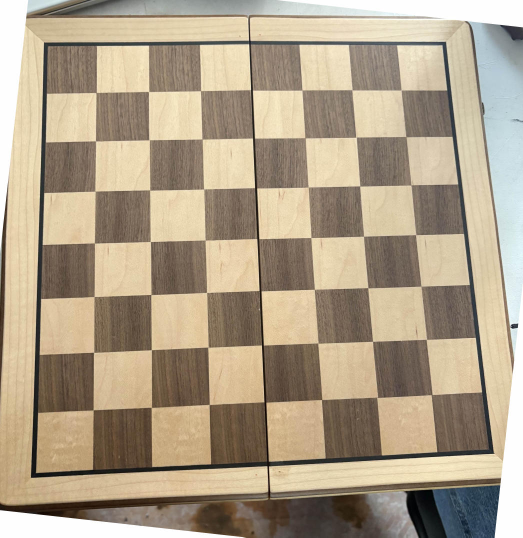
#> input picture IEEE_CV_Image_Slicing/board1.jpg, 1046 x 1075 px (shown at 1/2 size)
$ python 'image_slicing .py'
#> lines starting #> are read from the running program, lines starting #| are printed output that depends on the picture; after the words box and inside, x2 and y2 are one past the last pixel; in counts of white or black regions, pixels touching at a corner belong together
#Image Slicing Role 1: "The Line Detective" (Masood Quraishi)


import cv2
import numpy as np
import matplotlib.pyplot as plt
#import pandas as pd


#Storing the Chess Board Image
img =cv2.imread("board1.jpg")
#> img is the input picture: shape (1075, 1046, 3); mean B, G, R 137.2, 159.9, 174.7
resize_img=cv2.resize(img,(860,860))  # Changing The resolution

rgb_image=cv2.cvtColor(resize_img,cv2.COLOR_BGR2RGB)
gry_image=cv2.cvtColor(resize_img,cv2.COLOR_BGR2GRAY)

plt.imshow(rgb_image) #Plotting the image on a graph
cv2.imshow("Gray_Scale",gry_image)             #Converstion of RGB to GRAY Scale

# Gaussian Blur Image Coversion
gaussian_blur=cv2.GaussianBlur(gry_image,(11,11),0)
plt.imshow(gaussian_blur,cmap="gray")
cv2.imshow("Gaussian_Blur",gaussian_blur)         # Now Converting Gray Scale to Gaussian Blur

#OTSU Threshold (Converting the image into binary that is Black and White)
ret,otsu_binary=cv2.threshold(gaussian_blur,0,255,cv2.THRESH_BINARY+cv2.THRESH_OTSU)
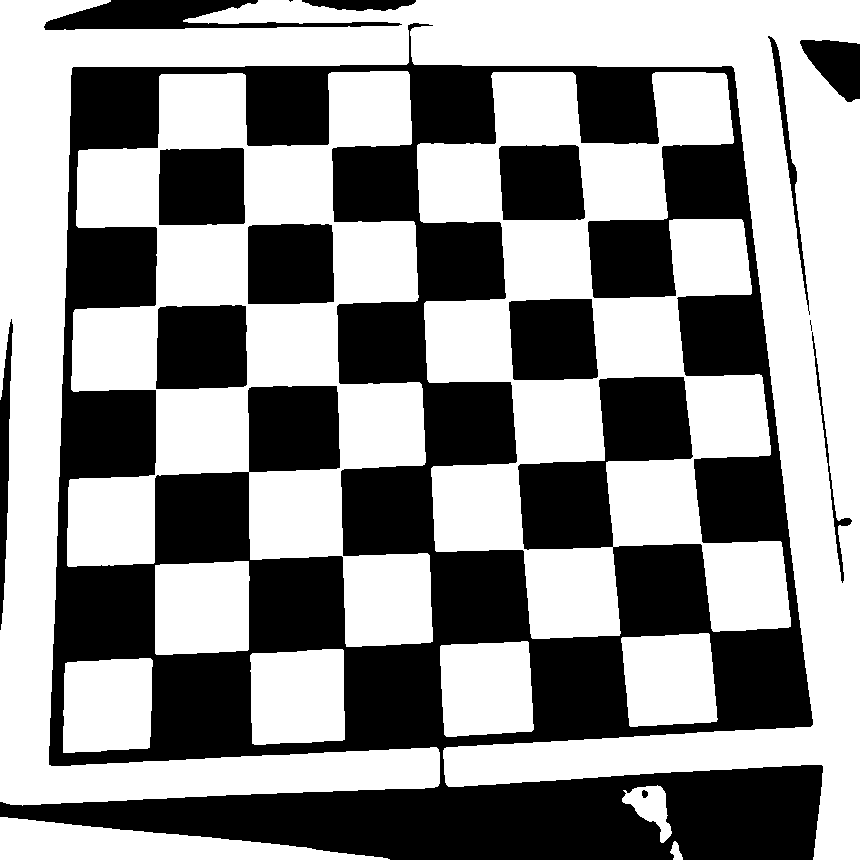
#> otsu_binary: shape (860, 860); 57.2% white; 15 black regions (2 under 20 px), largest, box (x1, y1, x2, y2) and area: (0, 23, 823, 860) 271320, (156, 305, 247, 389) 7340, (248, 224, 334, 304) 6731
#> ret = 154
plt.imshow(otsu_binary,cmap="gray")
cv2.imshow("OTSU_Threshold",otsu_binary)       # Now Converting Gaussian Blur to OTSU Threshold

#Canny Edge Detection
canny=cv2.Canny(otsu_binary,20,255)
#> canny: shape (860, 860); 2.4% white in thin lines or dots
plt.imshow(canny,cmap="gray")
cv2.imshow("Canny_Edge",canny)           # Implementing Canny Edge Dectection on the Board

#Dilation
dil=np.ones((7,7),np.uint8)
img_dilation=cv2.dilate(canny,dil,iterations=1)
#> img_dilation: shape (860, 860); 16.9% white; 8 white regions, largest, box (x1, y1, x2, y2) and area: (0, 0, 826, 860) 108628, (765, 33, 855, 586) 6483, (0, 813, 393, 860) 2979
plt.imshow(img_dilation,cmap="gray")
cv2.imshow("Dilation1",img_dilation)    # Dilating after Board Edge Detection


#Hough Lines
lines=cv2.HoughLinesP(img_dilation,1,np.pi/180,threshold=200,minLineLength=100,maxLineGap=50)
#> lines = 192 rows, first 6: [6, 807, 825, 764], [2, 806, 825, 763], [20, 808, 825, 766], [61, 306, 810, 293], [240, 1, 254, 844], [46, 767, 815, 727]
if lines is not None:
    for i, line in enumerate(lines):
        x1,y1,x2,y2=line[0]

        cv2.line(img_dilation,(x1,y1),(x2,y2),(255,255,255),2)
#> this loop made 192 passes
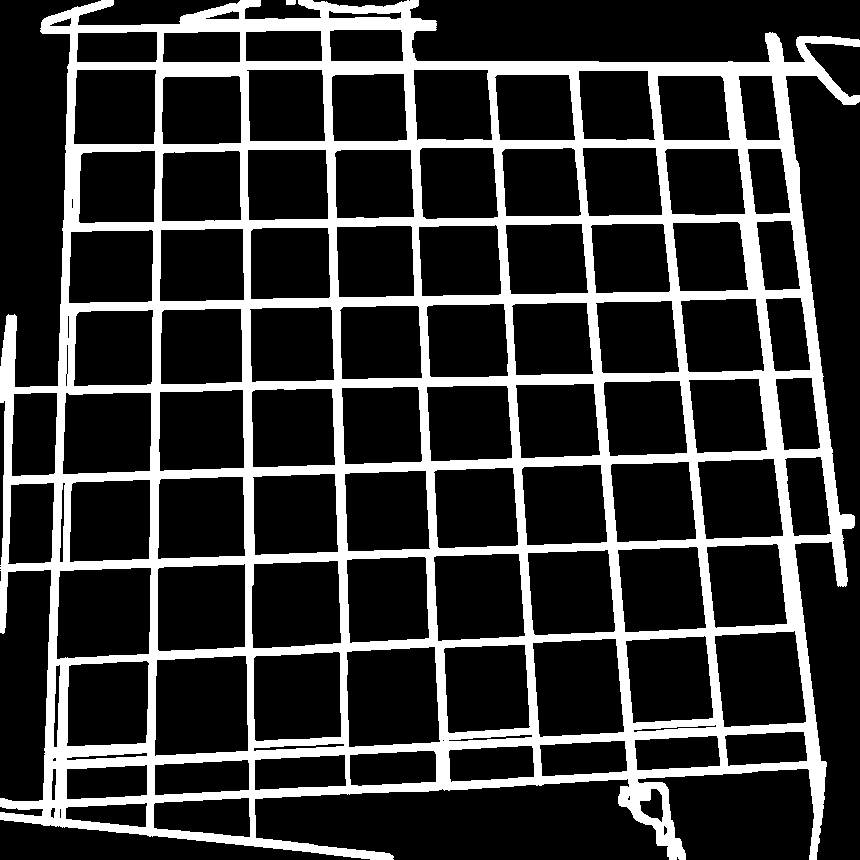
#> img_dilation: shape (860, 860); 21.1% white; 2 white regions, box (x1, y1, x2, y2) and area: (0, 0, 860, 860) 155848, (286, 0, 296, 5) 49

plt.imshow(img_dilation,cmap="gray")
cv2.imshow("Hough_Lines",img_dilation)    # Adding the Lines on Chess Board

#Dilation Again after Hough Lines
dil=np.ones((3,3),np.uint8)
img_dilation_2=cv2.dilate(img_dilation,dil,iterations=1)
#> img_dilation_2: shape (860, 860); 25.5% white; 1 white region

plt.imshow(img_dilation_2,cmap="gray")
cv2.imshow("Dilation2",img_dilation_2)  # Doing Dilation Again after adding lines on Chess Board


# Role 2: Neve Turner: Find and Filter Contours

#Find all the contours from the dilated image
board_contours, hierarchy = cv2.findContours(img_dilation_2, cv2.RETR_TREE, cv2.CHAIN_APPROX_SIMPLE)
#> board_contours = 107 contours, 11 with area under 20; largest, box (x1, y1, x2, y2) and area: (0, 0, 860, 860) 597466, (155, 656, 248, 755) 8470, (347, 647, 439, 747) 8270, (57, 568, 151, 659) 7736, (533, 639, 624, 737) 7647

# List will store center coordinates and corner points of detected squares
square_centers = list()

board_squared = canny.copy()

# Iterate through all detected contours
for contour in board_contours:
    if 4000 < cv2.contourArea(contour) < 20000:
        epsilon = 0.02 * cv2.arcLength(contour, True)
        approx = cv2.approxPolyDP(contour, epsilon, True)

        # Keeping only square contours
        if len(approx) == 4:
            pts = [pt[0] for pt in approx] # Extracting coordinates

            # Defining the points
            pt1 = tuple(pts[0])
            pt2 = tuple(pts[1])
            pt3 = tuple(pts[2])
            pt4 = tuple(pts[3])

            x, y, w, h = cv2.boundingRect(contour)

            # Calculating the center of the square
            center_x= x+w/2
            center_y= y+h/2

            # Storing square information in list
            square_centers.append([center_x, center_y, pt2, pt1, pt3, pt4])

            # Drawring the edges of the detected square
            cv2.drawContours(board_squared, [approx], -1, (255, 255, 0), 7)
#> this loop made 107 passes
#> (epsilon, pt1, pt2, pt3, pt4, x, y, w) on passes 27 to 36: (6.36, (145, 661), (145, 741), (68, 745), (69, 667), 67, 661, 81), (7.41, (244, 656), (247, 749), (156, 754), (157, 661), 155, 656, 93), (6.75, (337, 652), (340, 735), (257, 740), (254, 659), 254, 652, 87), (7.38, (433, 647), (438, 740), (350, 746), (347, 653), 347, 647, 92), (6.58, (523, 645), (528, 726), (450, 732), (444, 650), 444, 645, 85), (7.15, (614, 639), (623, 730), (541, 736), (533, 644), 533, 639, 91), (6.52, (704, 637), (712, 716), (634, 722), (626, 642), 626, 637, 87), (6.97, (793, 632), (805, 720), (725, 726), (715, 637), 715, 632, 91), (7.14, (150, 569), (147, 653), (57, 657), (61, 571), 57, 568, 94), (6.69, (243, 565), (244, 645), (160, 650), (158, 570), 158, 565, 87)
#> (epsilon, pts) on pass 68: (5.93, [[341, 310], [416, 306], [421, 376], [343, 378]])
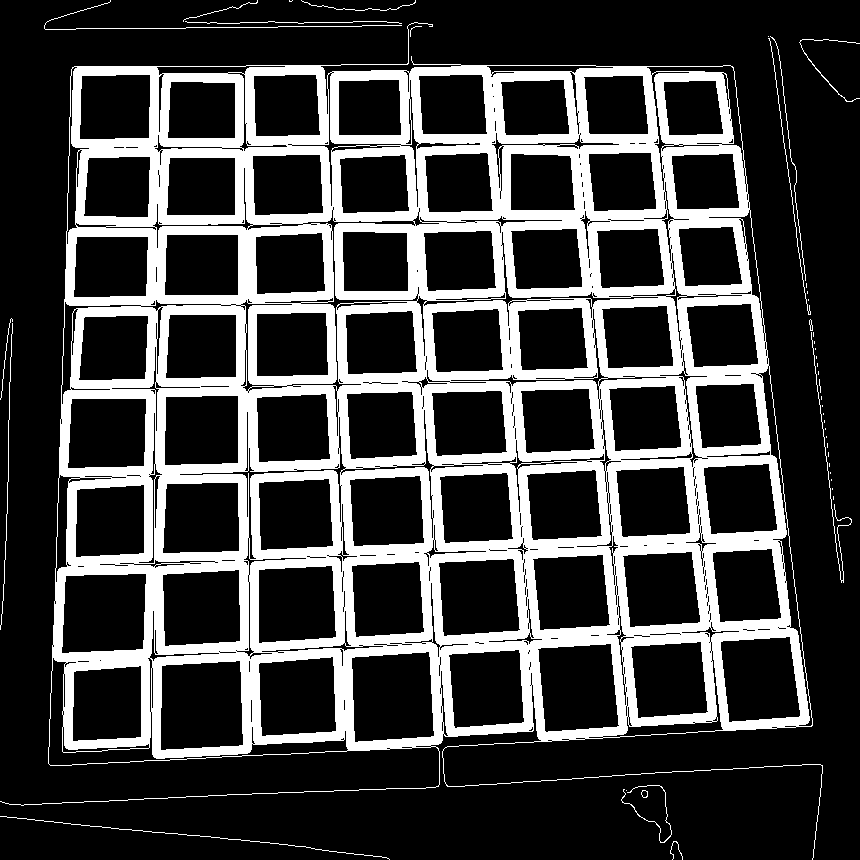
#> board_squared: shape (860, 860); 25% white; 43 white regions (27 under 20 px), largest, box (x1, y1, x2, y2) and area: (0, 22, 823, 860) 182053, (44, 0, 402, 30) 429, (0, 816, 390, 860) 390

plt.imshow(board_squared, cmap="grey")

cv2.imshow("Dectected squares", board_squared)


# Sorting coordinates
sorted_coordinates = sorted(square_centers, key=lambda x: x[1], reverse=True)

groups = []
current_group = [sorted_coordinates[0]]

for coord in sorted_coordinates[1:]:
    if abs(coord[1] - current_group[-1][1]) < 50:
        current_group.append(coord)
    else:
        groups.append(current_group)
        current_group = [coord]
#> this loop made 63 passes
#> coord on passes 1, 2, 4, 5, 6, 8, 9, 11, 14, 15, 16: [107.5, 703.5, (145, 741), (145, 661), (68, 745), (69, 667)], [393, 697, (438, 740), (433, 647), (350, 746), (347, 653)], [486.5, 689, (528, 726), (523, 645), (450, 732), (444, 650)], [578.5, 688, (623, 730), (614, 639), (541, 736), (533, 644)], [669.5, 680, (712, 716), (704, 637), (634, 722), (626, 642)], [104, 613.5, (147, 653), (150, 569), (57, 657), (61, 571)], [201.5, 608, (244, 645), (243, 565), (160, 650), (158, 570)], [388, 599.5, (428, 636), (423, 557), (351, 641), (347, 561)], [662, 589.5, (705, 626), (695, 547), (626, 631), (618, 551)], [747, 585.5, (786, 622), (775, 544), (716, 626), (707, 548)], [110, 521, (148, 557), (148, 480), (71, 561), (72, 485)]

groups.append(current_group) # Append the last group


for group in groups: # Sort each group by the second index (column values)
    group.sort(key=lambda x: x[0])
#> this loop made 8 passes


sorted_coordinates = [coord for group in groups for coord in group] # Combine the groups back together

# Finding undetected squares
for num in range(len(sorted_coordinates)-1):
    if abs(sorted_coordinates[num][1] - sorted_coordinates[num+1][1])< 50 :
        if sorted_coordinates[num+1][0] - sorted_coordinates[num][0] > 150:
            x=(sorted_coordinates[num+1][0] + sorted_coordinates[num][0])/2
            y=(sorted_coordinates[num+1][1] + sorted_coordinates[num][1])/2
            p1=sorted_coordinates[num+1][5]
            p2=sorted_coordinates[num+1][4]
            p3=sorted_coordinates[num][3]
            p4=sorted_coordinates[num][2]
            sorted_coordinates.insert(num+1,[x,y,p1,p2,p3,p4])
#> this loop made 63 passes

num_squares = len(sorted_coordinates)
print(f"Total squares detected: {num_squares}")
#| Total squares detected: 64

# Group into rows of 8 dynamically
for i in range(0, num_squares, 8):
    row = sorted_coordinates[i : i + 8]
    # This prints the (x, y) center for each square in the row
    print(f"Row {i//8}: {[[round(c[0]), round(c[1])] for c in row]}")

board_vis = cv2.cvtColor(board_squared, cv2.COLOR_GRAY2BGR)
square_num=1
for cor in sorted_coordinates:
  cv2.putText(img = board_vis,text = str(square_num),org = (int(cor[0])-30, int(cor[1])),
    fontFace = cv2.FONT_HERSHEY_DUPLEX,fontScale = 1,color = (255, 246, 55),thickness = 1)
  square_num+=1
#> this loop made 64 passes
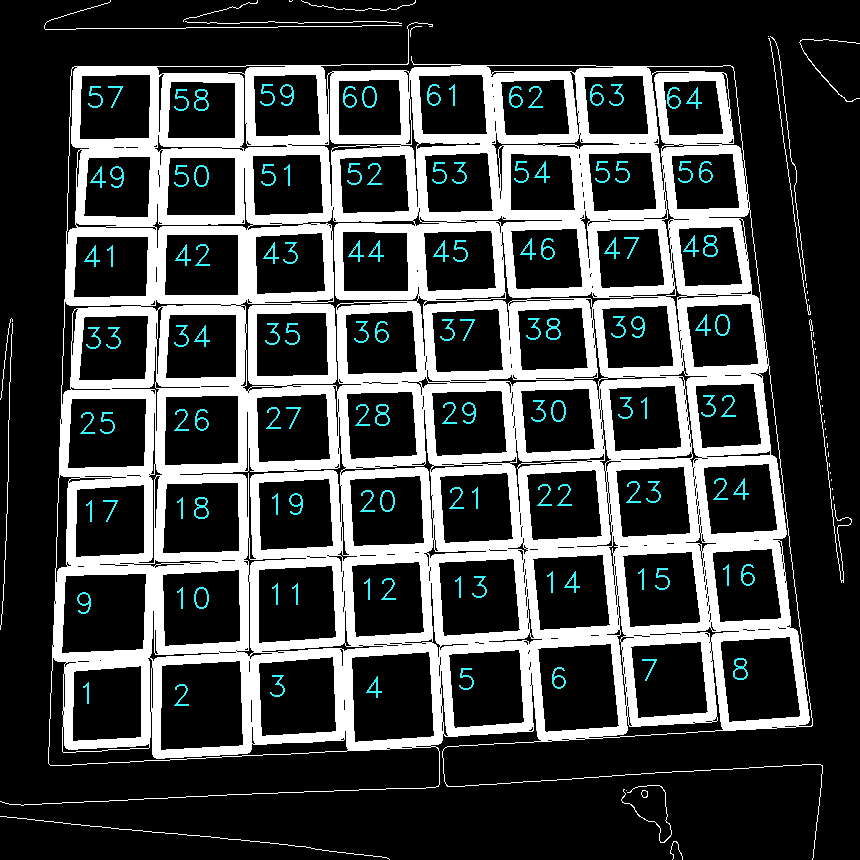
#> board_vis: shape (860, 860, 3); mean B, G, R 67.5, 67.4, 64.6


cv2.imshow("Numbered squares", board_vis)

# Role 5: debug and giving feedback
debug_img = resize_img.copy()

# Draw hough lines in red
if lines is not None:
    for line in lines:
        x1, y1, x2, y2 = line[0]
        cv2.line(debug_img, (x1, y1), (x2, y2), (0, 0, 255), 1)
#> this loop made 192 passes
#> debug_img: shape (860, 860, 3); mean B, G, R 121.2, 141.1, 185.4

# Draw detected square contours in green
for contour in board_contours:
    if 4000 < cv2.contourArea(contour) < 20000:
        epsilon = 0.02 * cv2.arcLength(contour, True)
        approx  = cv2.approxPolyDP(contour, epsilon, True)
        if len(approx) == 4:
            cv2.drawContours(debug_img, [approx], -1, (0, 255, 0), 2)
#> this loop made 107 passes
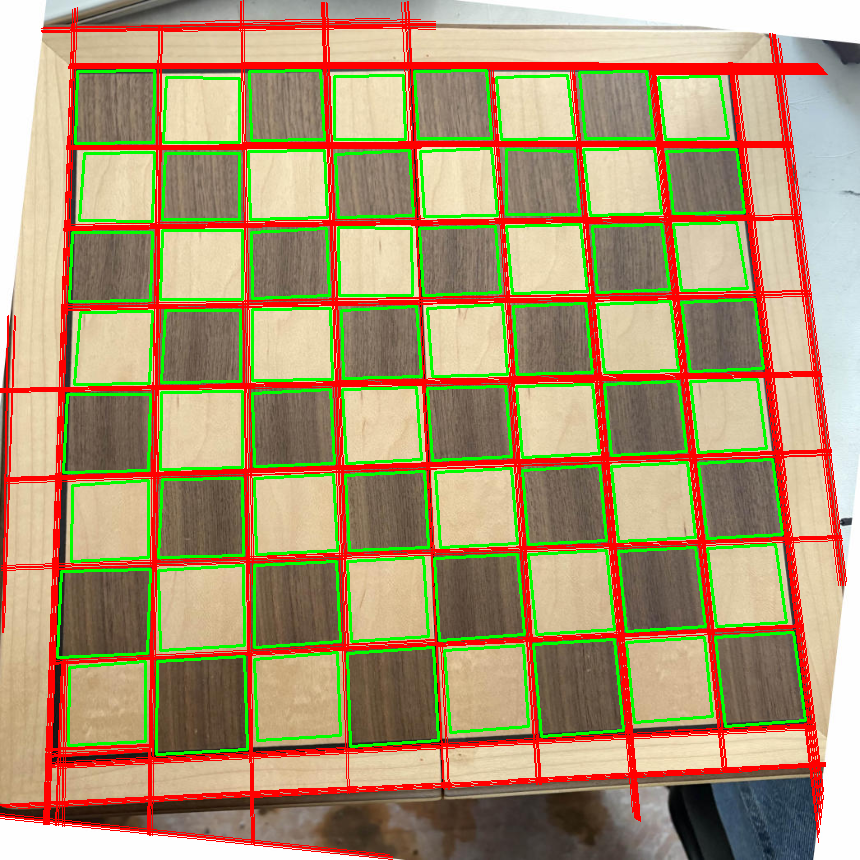
#> debug_img: shape (860, 860, 3); mean B, G, R 111.7, 149.2, 172.5

# Draw square numbers in cyan
for i, coord in enumerate(sorted_coordinates):
    cx, cy = int(coord[0]), int(coord[1])
    cv2.circle(debug_img, (cx, cy), 5, (255, 255, 0), -1)
    cv2.putText(debug_img, str(i + 1), (cx - 20, cy - 10),
                cv2.FONT_HERSHEY_SIMPLEX, 0.5, (255, 255, 0), 1)
#> this loop made 64 passes
#> debug_img: shape (860, 860, 3); 1.09% of pixels changed, all inside (x1, y1, x2, y2) = (86, 85, 766, 711)

# Small legend in the corner
cv2.rectangle(debug_img, (5, 5), (230, 75), (0, 0, 0), -1)
cv2.putText(debug_img, "RED   = Hough Lines",    (10, 25), cv2.FONT_HERSHEY_SIMPLEX, 0.5, (0, 0, 255), 1)
cv2.putText(debug_img, "GREEN = Square Contours", (10, 45), cv2.FONT_HERSHEY_SIMPLEX, 0.5, (0, 255, 0), 1)
cv2.putText(debug_img, "CYAN  = Square Centers",  (10, 65), cv2.FONT_HERSHEY_SIMPLEX, 0.5, (255, 255, 0), 1)
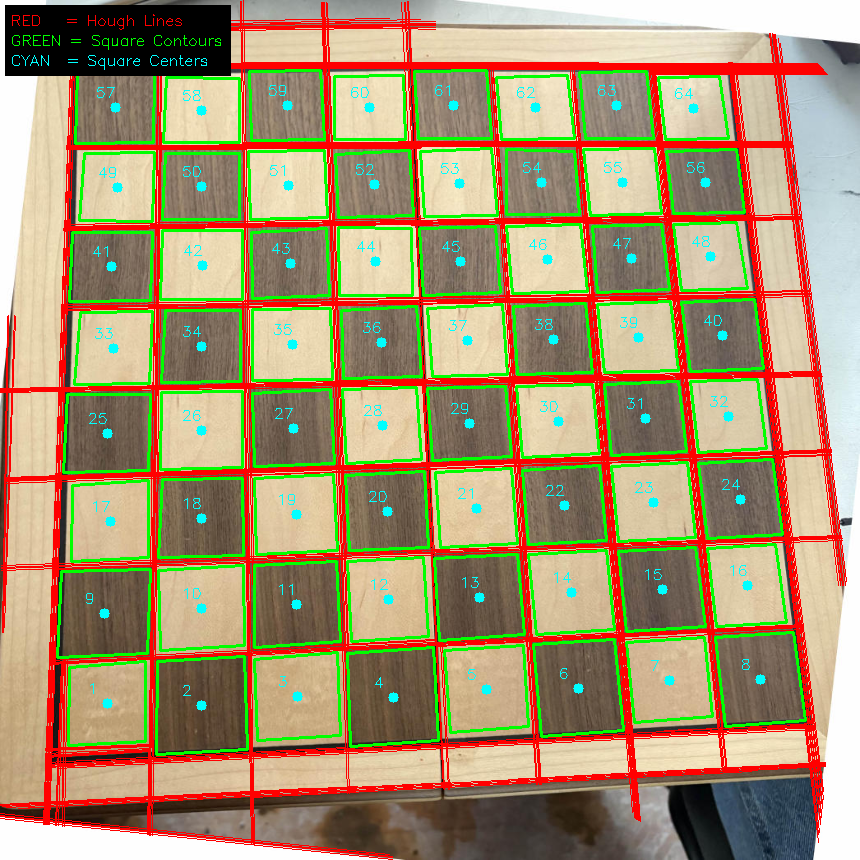
#> debug_img: shape (860, 860, 3); mean B, G, R 110.2, 147.2, 166.4

cv2.imshow("Role 5 - Debug Overlay", debug_img)

# Print a test report

total = len(sorted_coordinates)
print("\nTEST REPORT:")
print(f"Squares detected : {total} / 64")
#| Squares detected : 64 / 64

if total == 64:
    print("Result           : PASS ✓")
elif total > 64:
    print("Result           : WARN — too many squares detected")
    print("Feedback         : Role 2 — tighten contour area filter (currently 4000-20000)")
else:
    print(f"Result           : WARN — {64 - total} squares missing")
    print("Feedback         : Role 1 — try lowering Canny low threshold (currently 20)")
    print("Feedback         : Role 2 — try widening contour area range")

if lines is None:
    print("Feedback         : Role 1 — No Hough lines found! Lower the threshold parameter")

cv2.waitKey(0)
cv2.destroyAllWindows()
